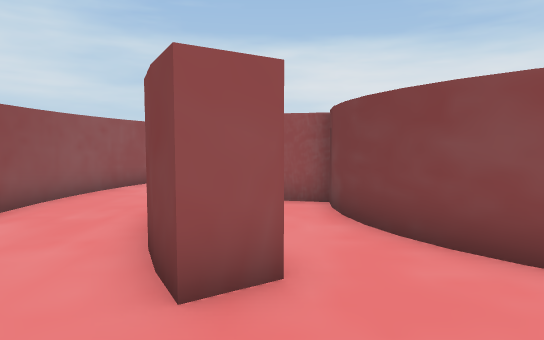
[1] (above)

24 first-person views from a walk through a scene from a Unity 3-D project. The camera is 0.62 m above the floor, tilts 4° down and sees 75° across. The floor is counted in squares, 0.5 m on a side. Each view is taken from the middle of a square. On the plan, view 1 faces up. The plan holds only what a view shows up to about 14 squares ahead; the rest is blank. The place goes on beyond the plan. The player is left out.

[2]
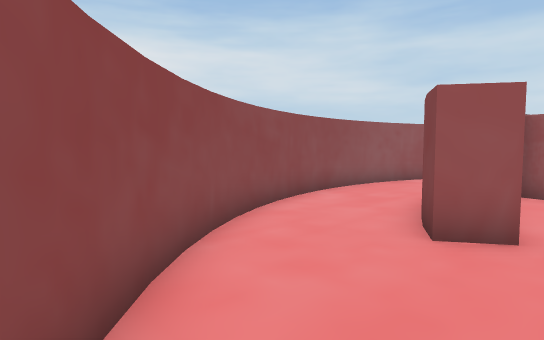

[3]
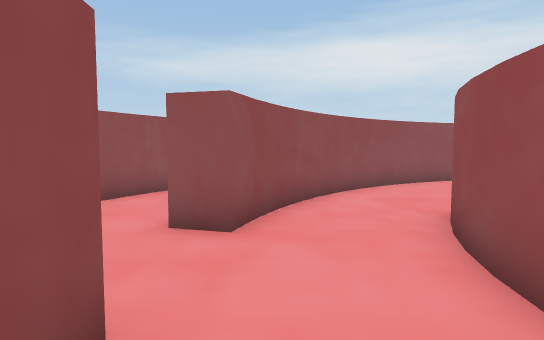

[4]
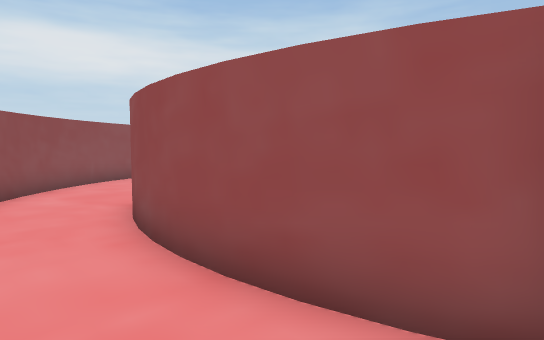

[5]
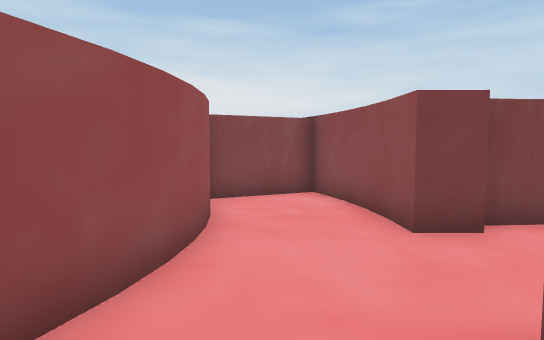

[6]
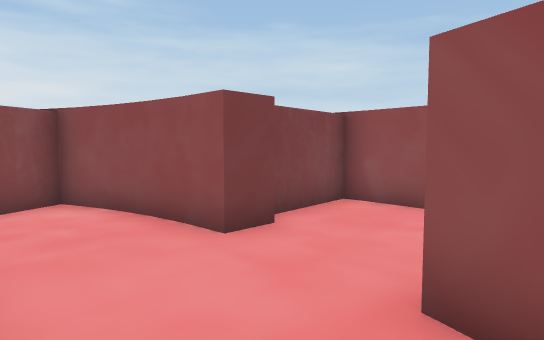

[7]
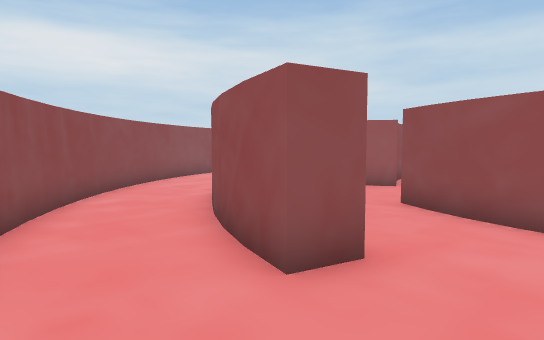

[8]
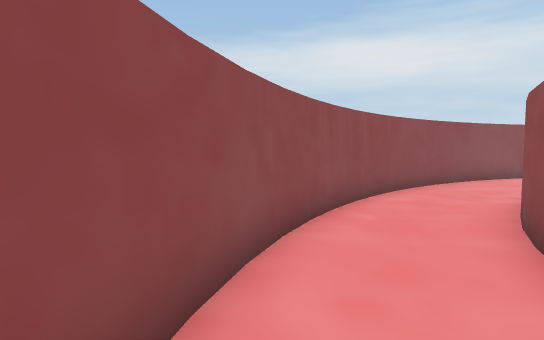

[9]
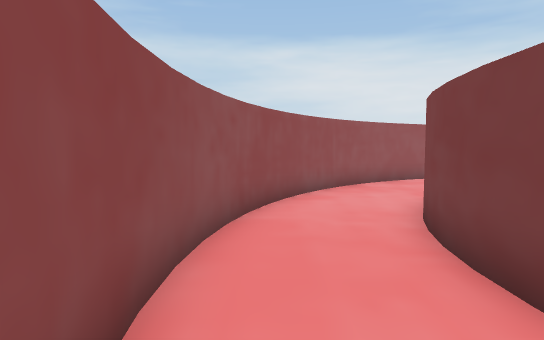

[10]
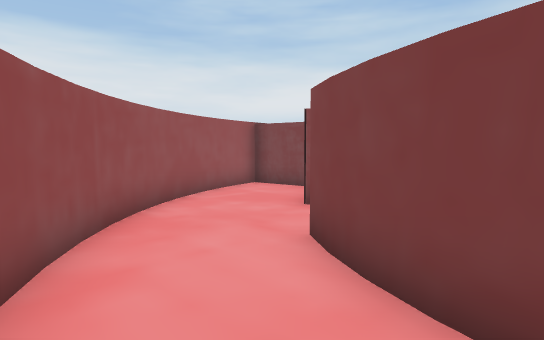

[11]
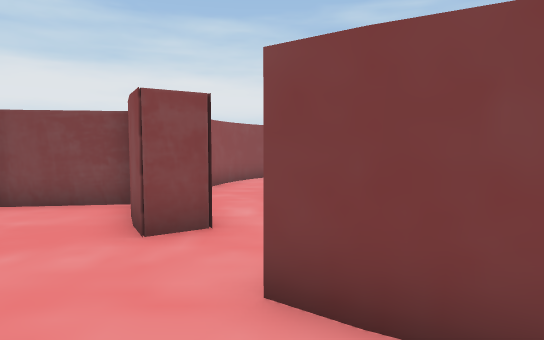

[12]
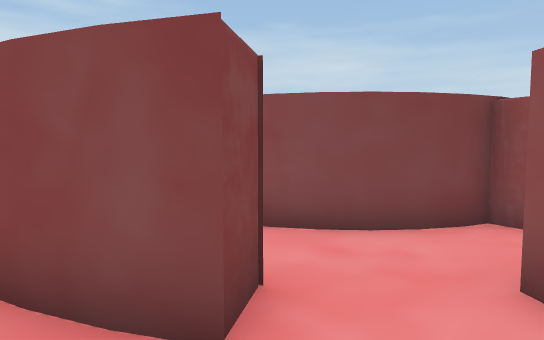

[13]
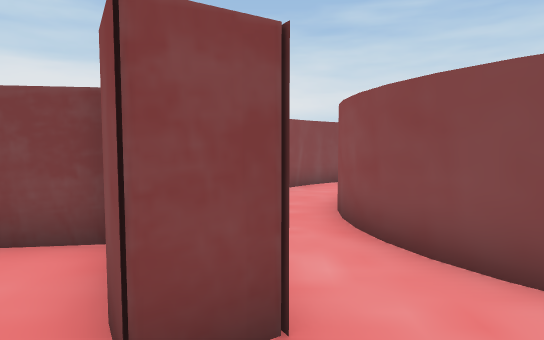

[14]
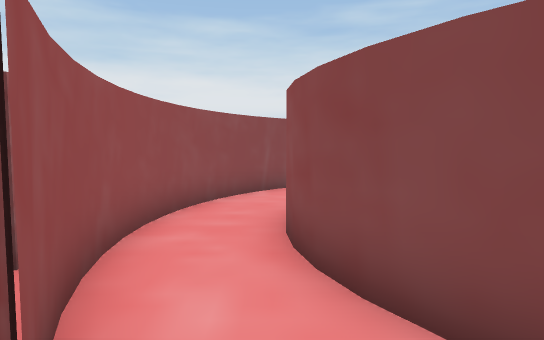

[15]
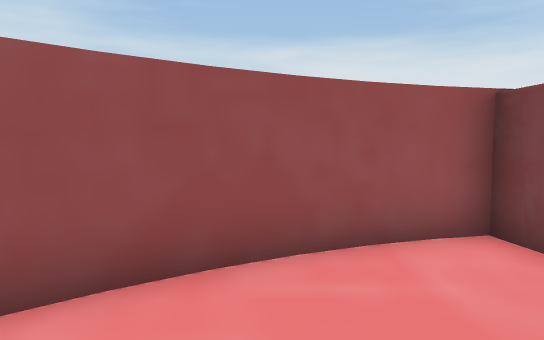

[16]
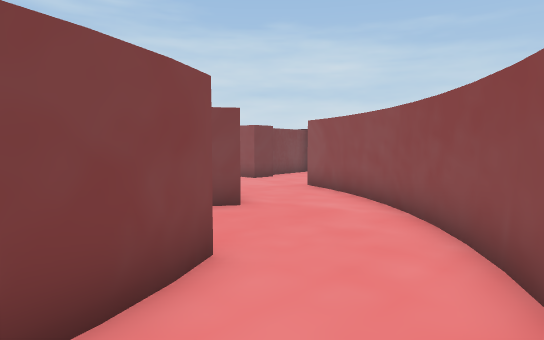

[17]
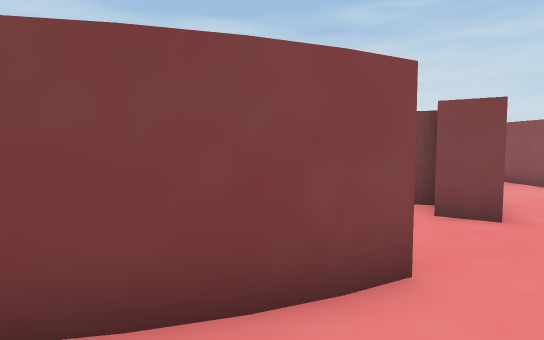

[18]
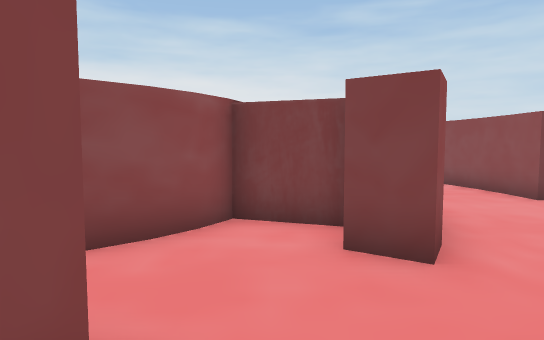

[19]
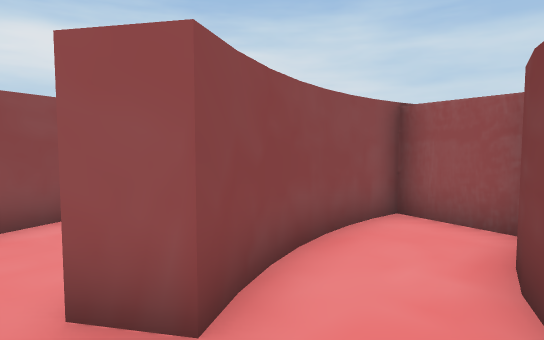

[20]
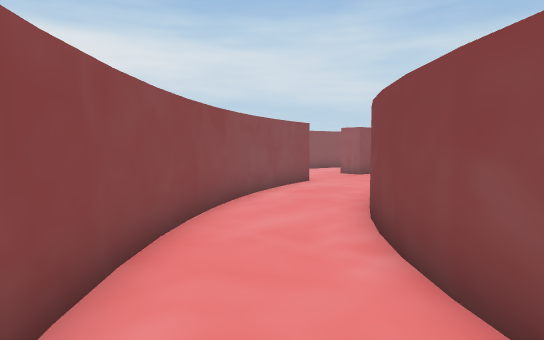

[21]
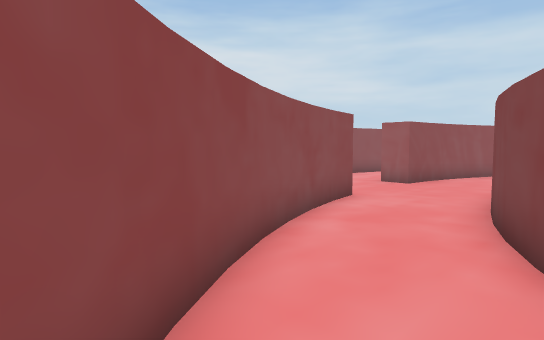

[22]
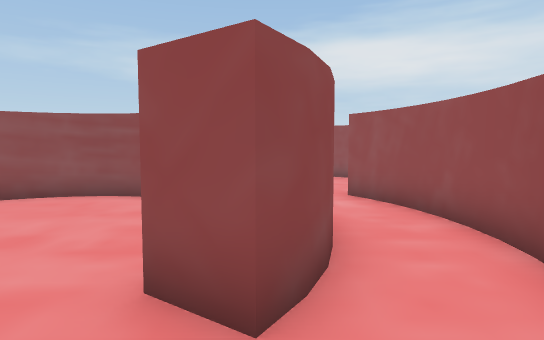

[23]
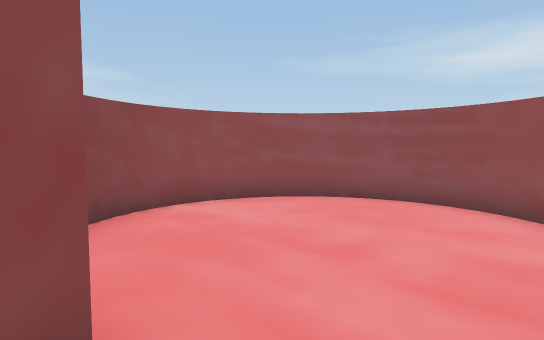

[24]
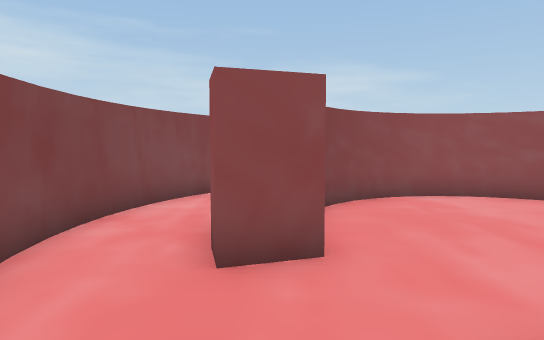

### Floor plan
Key: @ floor where view 1 was taken; # wall or solid block; . floor; B block.
Columns run from 10 left of view 1 to 13 right of it. Each row starts with its distance up from view 1.
 18             ###
 17           ###.B
 16          ##...B
 15         ##....#B
 14        ##...########
 13   #   ##....##.....###
 12   #   #...#....###...##
 11  ##. ##..###.### ##...#
 10  #.. #...# ###    #...
  9  #.. #..##BB##.........
  8 ##.. #..##BB##......##.#
  7 .... #..##.##.......  .#
  6 .... #..##.###.....   .#
  5  ... #..##..##.....# ..#
  4  #..##...##.####.### .##
  3  ##..##..##..#####    #
  2   #..##.......BB
  1   #...##....##B
  0   ##..###.@.###   ##
 -1    #...###....#####BB
 -2    ##...###.........B
 -3     ##...####.......#
 -4      ##....###..#####
 -5       ##........#B
 -6        ###......BB
 -7          ####....B
 -8             #####B

Where each view was taken, in squares from view 1:
view 1: 0 up, 0 right, facing up
view 2: 2 down, 1 right, facing up-left
view 3: 3 down, 8 right, facing left
view 4: 3 down, 9 right, facing up-left
view 5: 2 down, 1 right, facing right
view 6: 1 down, 2 right, facing down-right
view 7: 7 down, 5 right, facing up-left
view 8: 7 down, 5 right, facing left
view 9: 4 up, 4 left, facing up
view 10: 9 up, 4 left, facing up-right
view 11: 12 up, 3 left, facing right
view 12: 15 up, 0 right, facing down-right
view 13: 13 up, 0 right, facing right
view 14: 12 up, 1 right, facing right
view 15: 13 up, 1 right, facing up
view 16: 5 up, 4 left, facing down-right
view 17: 4 up, 4 left, facing right
view 18: 2 up, 2 left, facing right
view 19: 2 up, 2 right, facing up-left
view 20: 5 down, 1 left, facing up-left
view 21: 3 down, 4 left, facing up-left
view 22: 11 up, 11 right, facing left
view 23: 10 up, 10 right, facing down-left
view 24: 12 up, 10 right, facing down
